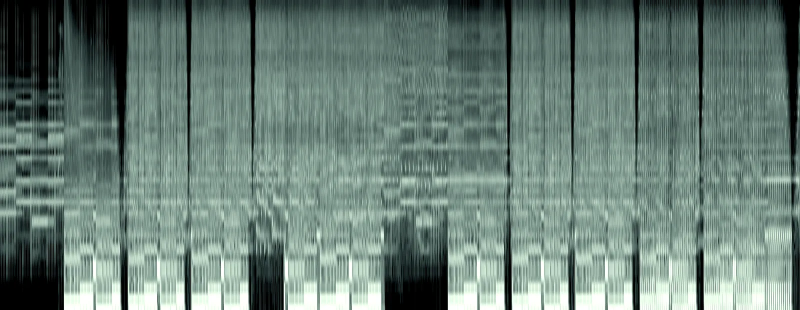
#> input picture assets/artists/woomzzzoid/ne-drug-spectrogram.webp, 1600 x 620 px (shown at 1/2 size)
$ python -i build_woomzzzoid_spectrum.py   (imports and definitions only)
#> lines starting #> are read from the running program, lines starting #| are printed output that depends on the picture
"""Build the woomzzzoid track assets from an artist-supplied WAV.

The public page receives a compressed listening copy, a compact spectral envelope,
and a readable spectrogram. The WAV itself is never copied into the repository.
"""
import argparse
import json
import math
import wave
from pathlib import Path

import numpy as np
from PIL import Image, ImageChops, ImageEnhance


# [57 lines left out: functions read_wav, log_bands, make_spectrum, save_spectrogram, not called in this run]


def save_logo(source_path, output_path):
#> called with output_path = 'out.png'
    image = Image.open(source_path).convert("L")
    ink = ImageChops.invert(image).point(lambda value: 255 if value > 18 else value * 4)
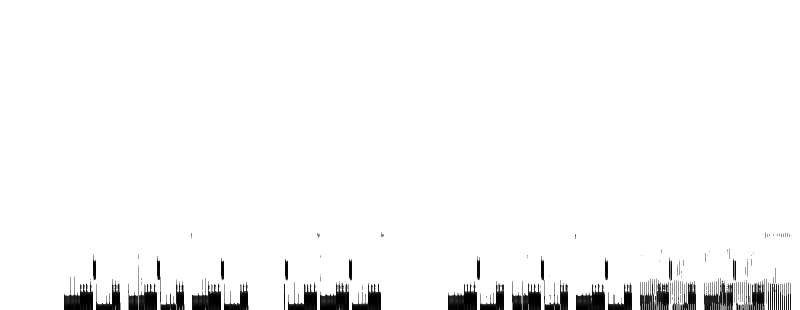
#> ink: PIL image 1600x620 L (shown at 1/2 size); min 0, max 255, mean 246.4
    bbox = ink.getbbox()
#> bbox = (0, 0, 1600, 620)
    if not bbox:
        raise ValueError("Logo has no dark ink")
    ink = ink.crop(bbox)
    ink.thumbnail((1500, 700), Image.Resampling.LANCZOS)
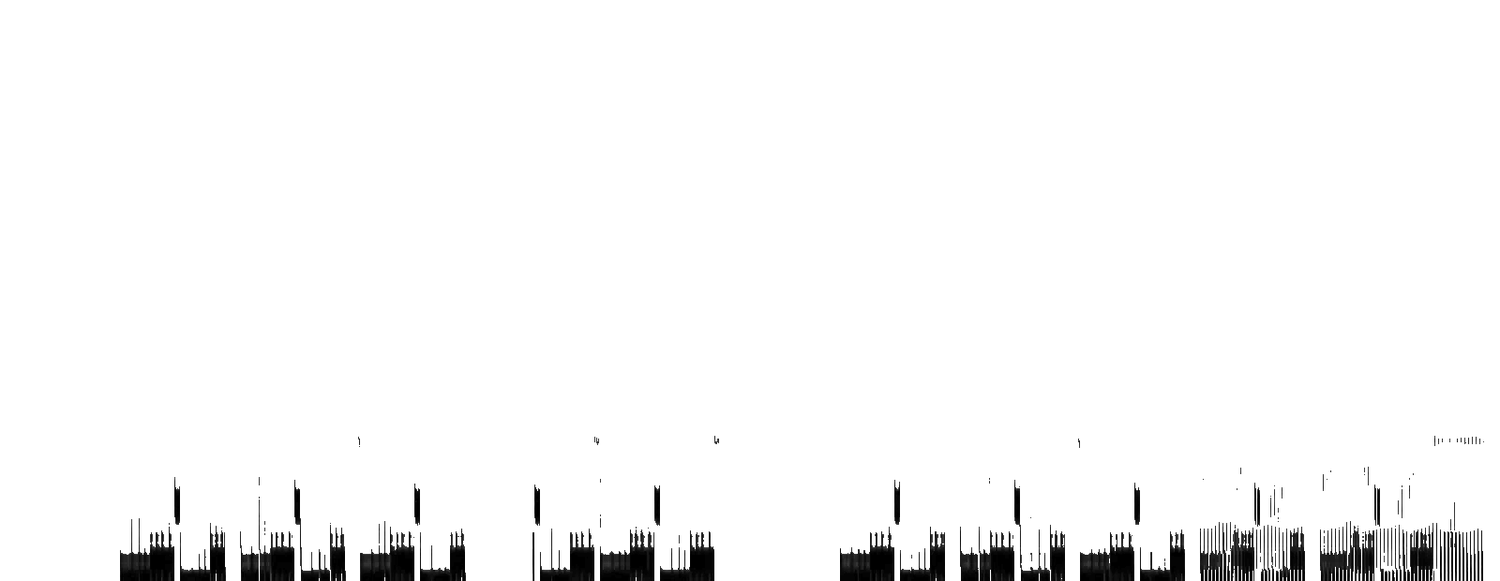
#> ink: PIL image 1500x581 L; min 0, max 255, mean 246.3
    rgba = Image.new("RGBA", ink.size, (77, 255, 241, 0))
    rgba.putalpha(ink)
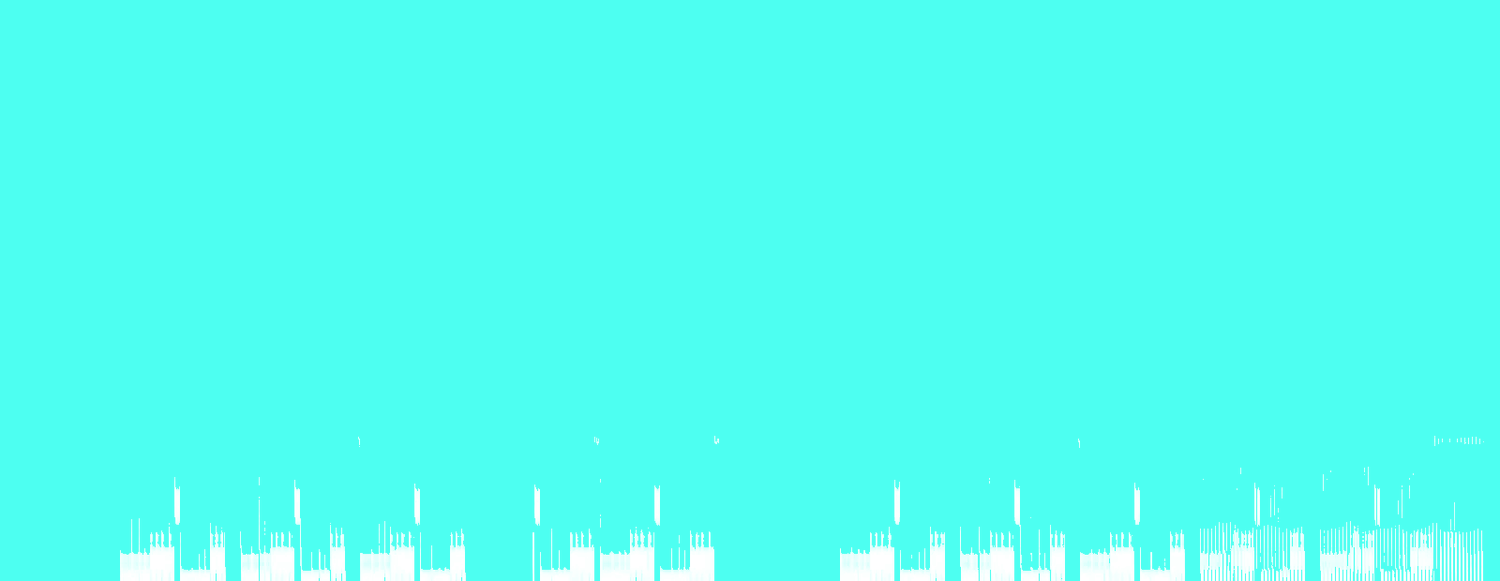
#> rgba: PIL image 1500x581 RGBA; mean R, G, B, A 77, 255, 241, 246.3; transparent parts drawn white
    rgba.save(output_path, "PNG", optimize=True)


# [26 lines left out: function main, not called in this run]


# [2 lines not run here, left out]

>>> result = save_logo('../assets/artists/woomzzzoid/ne-drug-spectrogram.webp', 'out.png')

$ run again, on assets/artists/woomzzzoid/portrait.webp
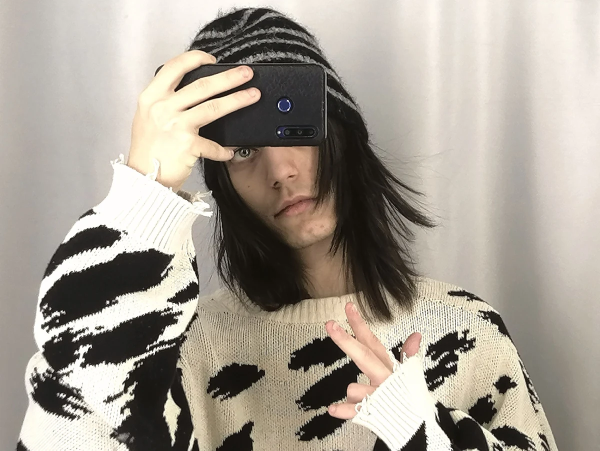
#> input picture assets/artists/woomzzzoid/portrait.webp, 1200 x 901 px (shown at 1/2 size)
#> in save_logo, `ink = ImageChops.invert(image).point(lambda value: 255 if value > 18 e..`:
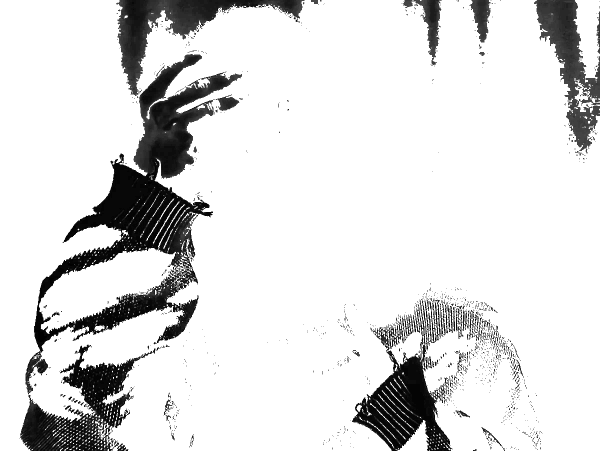
#> ink: PIL image 1200x901 L (shown at 1/2 size); min 0, max 255, mean 221.3
#> bbox = (0, 0, 1200, 901)
#> in save_logo, `rgba.putalpha(ink)`:
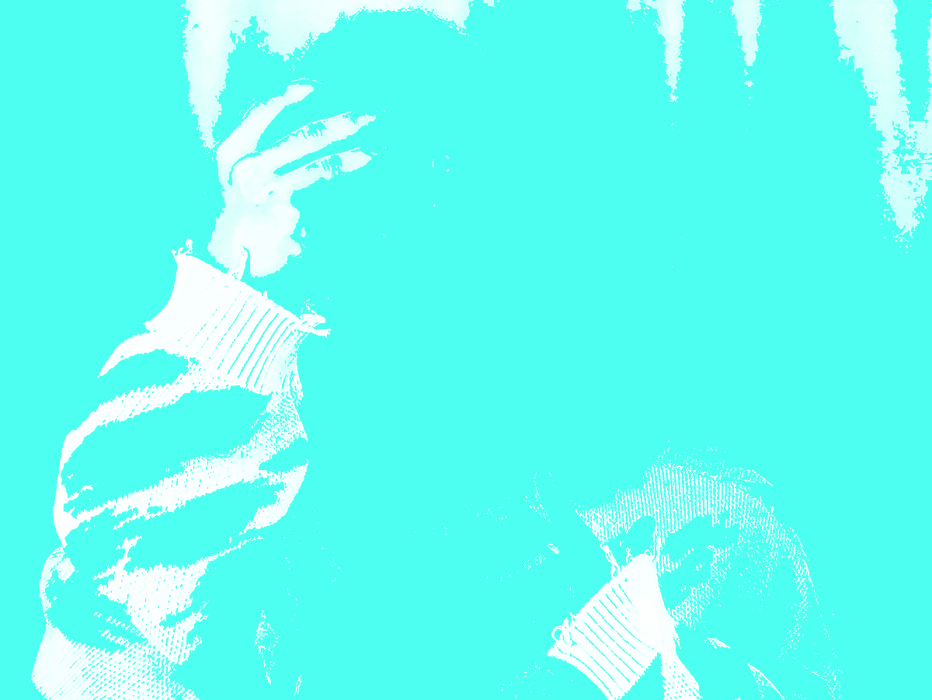
#> rgba: PIL image 932x700 RGBA; mean R, G, B, A 77, 255, 241, 220.9; transparent parts drawn white
